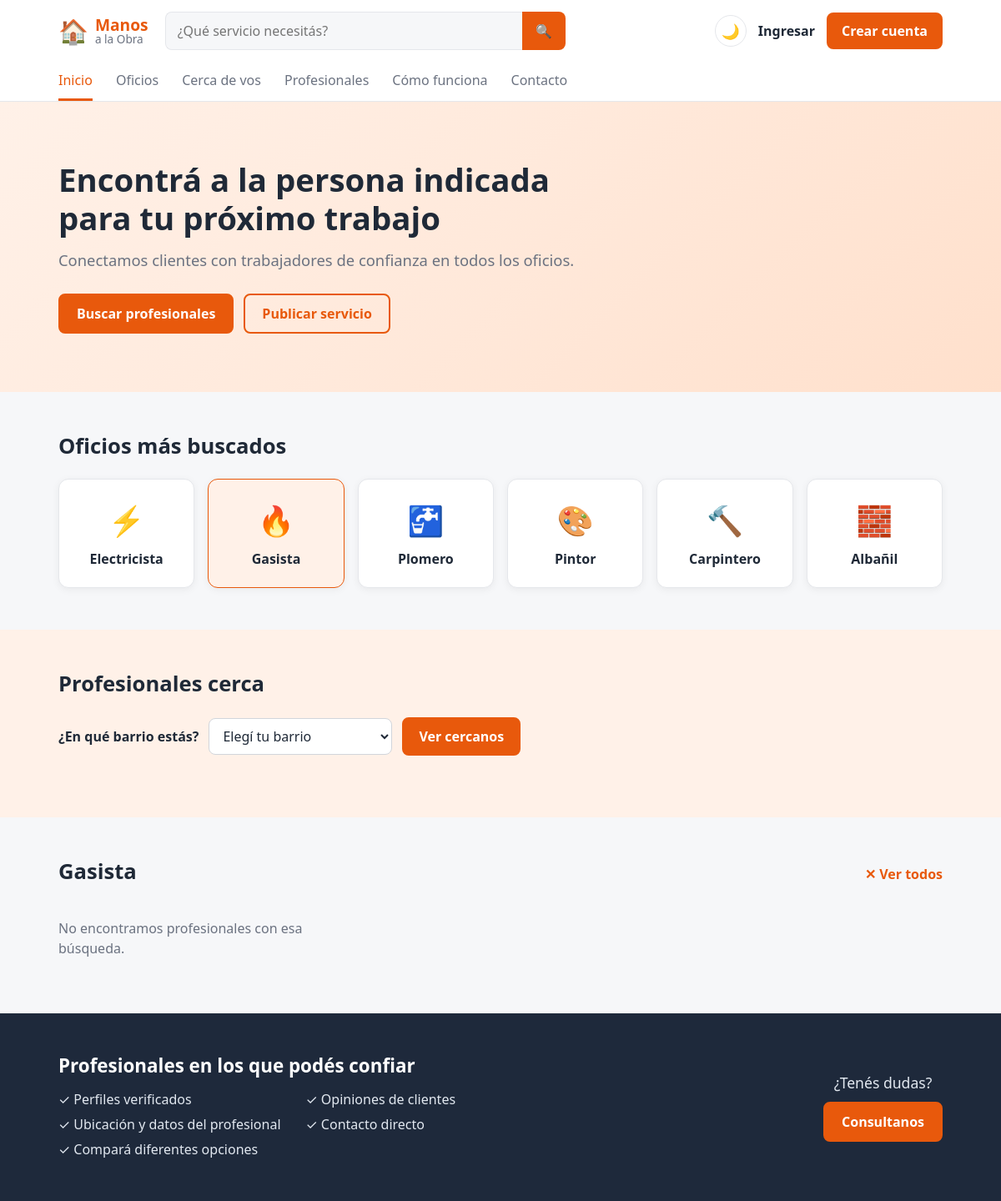
Page /index.php?oficio=Gasista on the earlier database version.
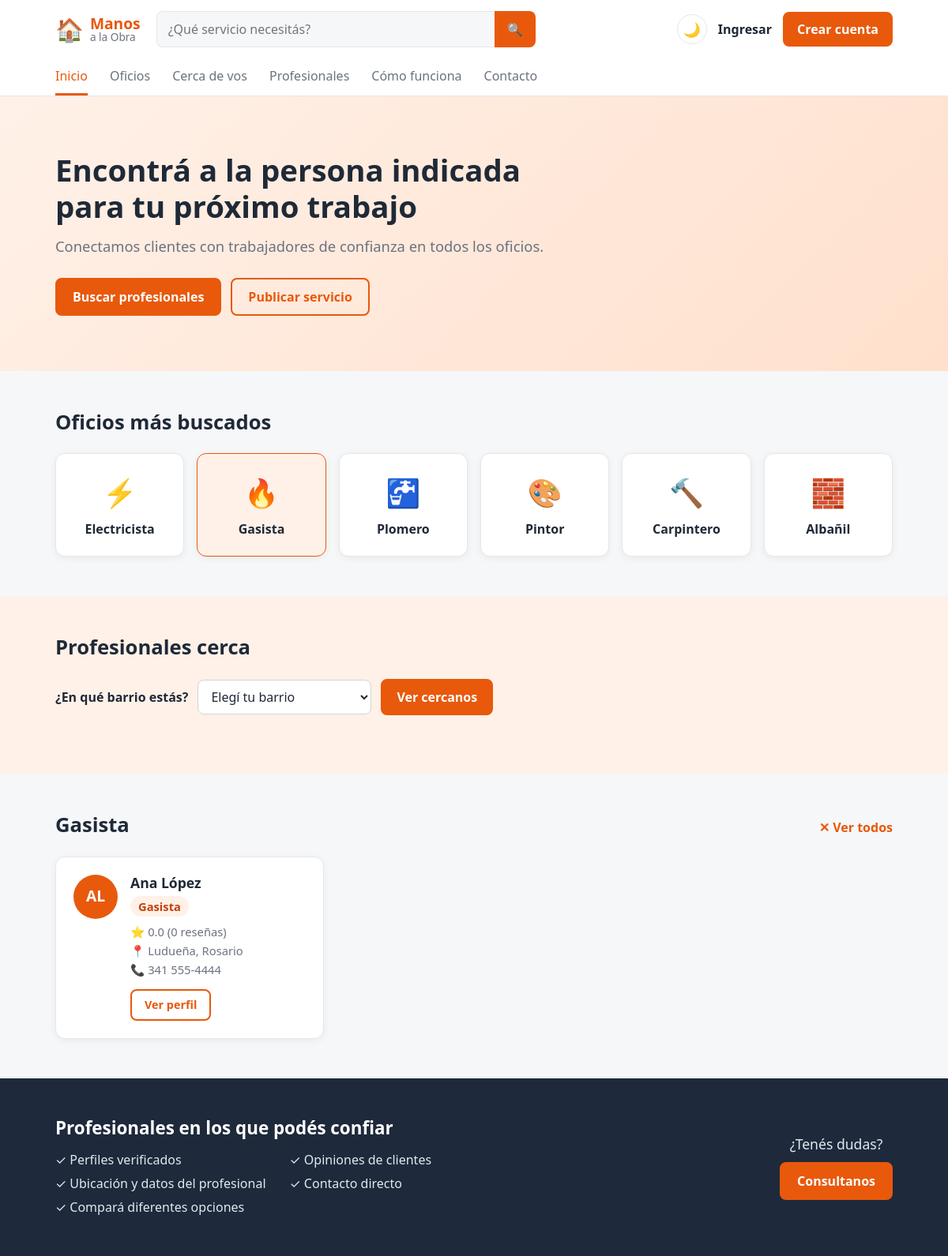
Same page on the later database version.
### tables this page shows
CREATE TABLE profesionales (
    id INT AUTO_INCREMENT PRIMARY KEY,
     
    nombre VARCHAR(60) NOT NULL,
    apellido VARCHAR(60) NOT NULL,
    email VARCHAR(120) NOT NULL UNIQUE,
    password VARCHAR(255) NOT NULL,
    iniciales VARCHAR(5) NOT NULL,
     
    oficio VARCHAR(60) NULL,
    descripcion VARCHAR(300) NULL,
    ubicacion VARCHAR(100) NULL,              
    domicilio VARCHAR(120) NULL,              
    barrio_id INT NULL,                       
    telefono VARCHAR(30) NULL,
    experiencia INT NULL,
    fecha_alta DATE NULL,
    fecha_baja DATE NULL,
     
     
    valoracion DECIMAL(2,1) DEFAULT 0,
    cantidad_resenas INT DEFAULT 0,
    creado_en TIMESTAMP DEFAULT CURRENT_TIMESTAMP,
    FOREIGN KEY (barrio_id) REFERENCES barrios(id)
);

CREATE TABLE barrios (
    id INT AUTO_INCREMENT PRIMARY KEY,
    barrio VARCHAR(60) NOT NULL UNIQUE,
    zona VARCHAR(30) NOT NULL
);

### index.php (the view, shortened to what the changed rows need)
<?php
require "config.php";
$modo_oscuro = ($_COOKIE["tema"] ?? "") === "oscuro";
$buscar = trim($_GET["buscar"] ?? "");
$oficio = trim($_GET["oficio"] ?? "");
$sql = "SELECT profesionales.*, barrios.barrio,
               (destacado_hasta IS NOT NULL AND destacado_hasta >= CURDATE()) AS destacado
        FROM profesionales
        LEFT JOIN barrios ON barrios.id = profesionales.barrio_id
        WHERE oficio IS NOT NULL
          AND (fecha_baja IS NULL OR fecha_baja >= CURDATE())";
$tipos = "";
$valores = [];
if ($oficio !== "") {
    $sql .= " AND oficio = ?";
    $tipos .= "s";
    $valores[] = $oficio;
}
$sql .= " ORDER BY destacado DESC, valoracion DESC, cantidad_resenas DESC";
$consulta = $conexion->prepare($sql);
if ($tipos !== "") {
    $consulta->bind_param($tipos, ...$valores);
}
$consulta->execute();
$resultado_profesionales = $consulta->get_result();
if ($oficio !== "") {
    $titulo_profesionales = $oficio;
} elseif ($buscar !== "") {
    $titulo_profesionales = "Resultados para \"" . $buscar . "\"";
} else {
    $titulo_profesionales = "Profesionales destacados";
}
$oficios_destacados = [
    "Electricista" => "⚡",
    "Gasista"      => "🔥",
    "Plomero"      => "🚰",
    "Pintor"       => "🎨",
    "Carpintero"   => "🔨",
    "Albañil"      => "🧱",
];
?>
<!DOCTYPE html>
<html lang="es">
<head>
    <link rel="stylesheet" href="style.css">
</head>
<body class="<?php echo $modo_oscuro ? "oscuro" : ""; ?>">
    <section class="hero">
        <div class="contenedor">
            <div class="hero-texto">
                <h1>Encontrá a la persona indicada para tu próximo trabajo</h1>
            </div>
        </div>
    </section>
    <section class="seccion">
        <div class="contenedor">
            <h2 class="seccion-titulo" id="oficios">Oficios más buscados</h2>
            <div class="oficios-grid">
                <?php foreach ($oficios_destacados as $nombre_oficio => $icono): ?>
                    <a href="index.php?oficio=<?php echo urlencode($nombre_oficio); ?>#profesionales"
                       class="oficio-card <?php echo $oficio === $nombre_oficio ? "elegido" : ""; ?>">
                        <span class="icono"><?php echo $icono; ?></span>
                        <p><?php echo $nombre_oficio; ?></p>
                    </a>
                <?php endforeach; ?>
            </div>
        </div>
    </section>
    <section class="seccion seccion-cerca">
        <div class="contenedor">
            <h2 class="seccion-titulo" id="cerca">Profesionales cerca</h2>
        </div>
    </section>
    <section class="seccion">
        <div class="contenedor">
            <div class="seccion-encabezado">
                <h2 class="seccion-titulo" id="profesionales"><?php echo htmlspecialchars($titulo_profesionales); ?></h2>
            </div>
            <div class="profesionales-grid">
                <?php if ($resultado_profesionales->num_rows === 0): ?>
                    <p class="sin-resultados">
                        <?php echo ($buscar !== "" || $oficio !== "")
                            ? "No encontramos profesionales con esa búsqueda."
                            : "Todavía no hay profesionales cargados."; ?>
                    </p>
                <?php endif; ?>
                <?php while ($profesional = $resultado_profesionales->fetch_assoc()): ?>
                    <?php
                    include "tarjeta_profesional.php";
                    ?>
                <?php endwhile; ?>
            </div>
        </div>
    </section>
        <footer class="pie-pagina">
        <div class="contenedor">
            <div class="pie-confianza">
                <h2>Profesionales en los que podés confiar</h2>
            </div>
        </div>
    </footer>
</body>
</html>

### tarjeta_profesional.php (shortened to what the changed rows need)
<div class="profesional-card <?php echo !empty($profesional["destacado"]) ? "destacada" : ""; ?>">
    <div class="profesional-avatar"><?php echo htmlspecialchars($profesional["iniciales"]); ?></div>
    <div class="profesional-info">
        <h3><?php echo htmlspecialchars($profesional["nombre"] . " " . $profesional["apellido"]); ?></h3>
        <p class="oficio"><?php echo htmlspecialchars($profesional["oficio"]); ?></p>
        <p class="valoracion">⭐ <?php echo $profesional["valoracion"]; ?> (<?php echo $profesional["cantidad_resenas"]; ?> reseñas)</p>
        <p class="ubicacion">📍 <?php
            if (!empty($profesional["barrio"])) {
                echo htmlspecialchars($profesional["barrio"]) . ", ";
            }
            echo htmlspecialchars($profesional["ubicacion"] ?? "");
        ?></p>
        <?php if (!empty($profesional["telefono"])): ?>
            <p class="telefono">📞 <?php echo htmlspecialchars($profesional["telefono"]); ?></p>
        <?php endif; ?>
        <a href="perfil.php?id=<?php echo $profesional["id"]; ?>" class="boton boton-borde">Ver perfil</a>
    </div>
</div>

Differences in the rows shown:
added profesionales: iniciales "AL", nombre+apellido "Ana López", oficio "Gasista", valoracion "0.0", cantidad_resenas "0", barrio.barrio "Ludueña", ubicacion "Rosario", telefono "341 555-4444"
Other differences:
text no longer shown: "No encontramos profesionales con esa búsqueda."
